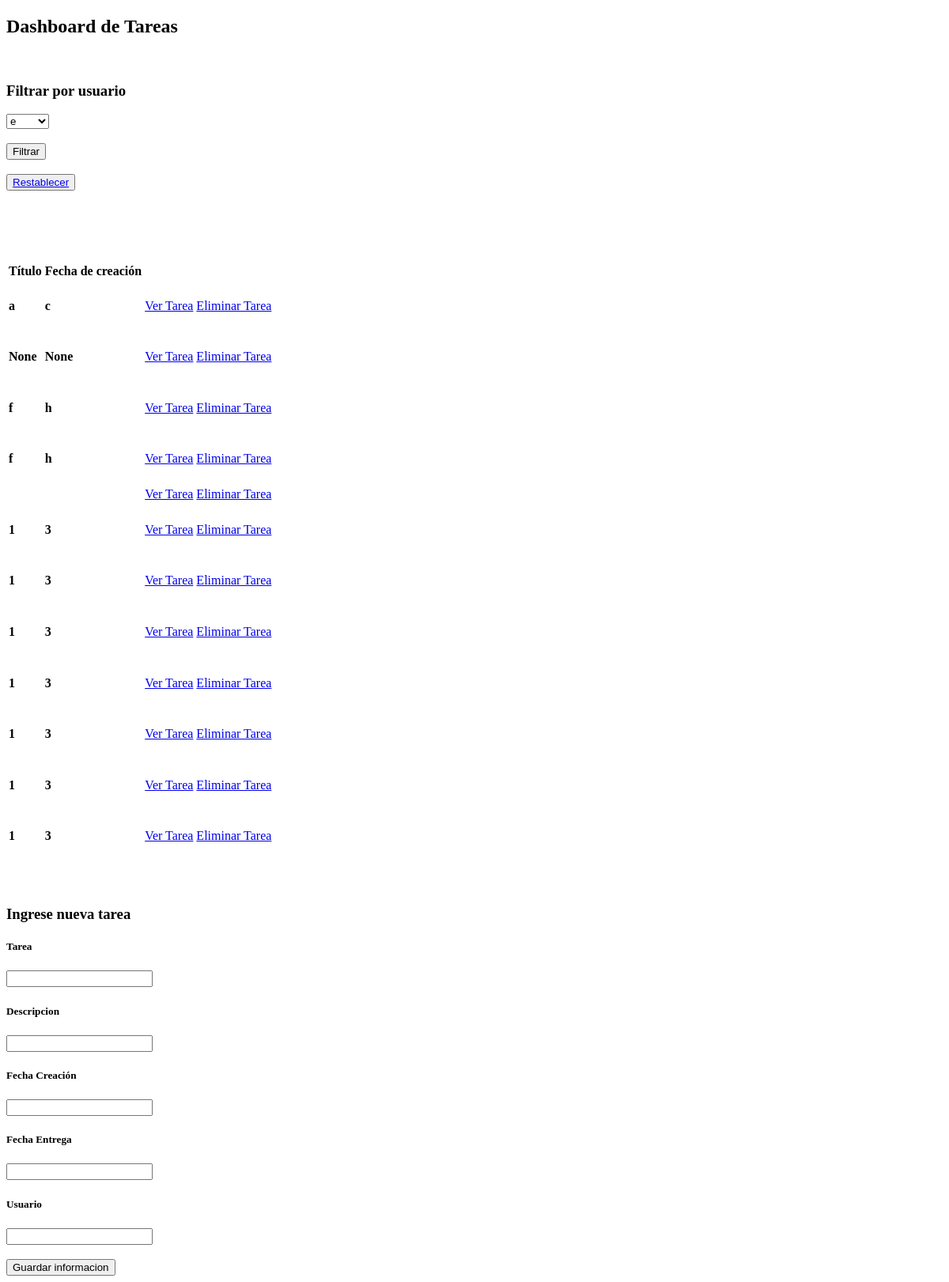
Before: /gestion_tareas/Dashboard with the older database file.
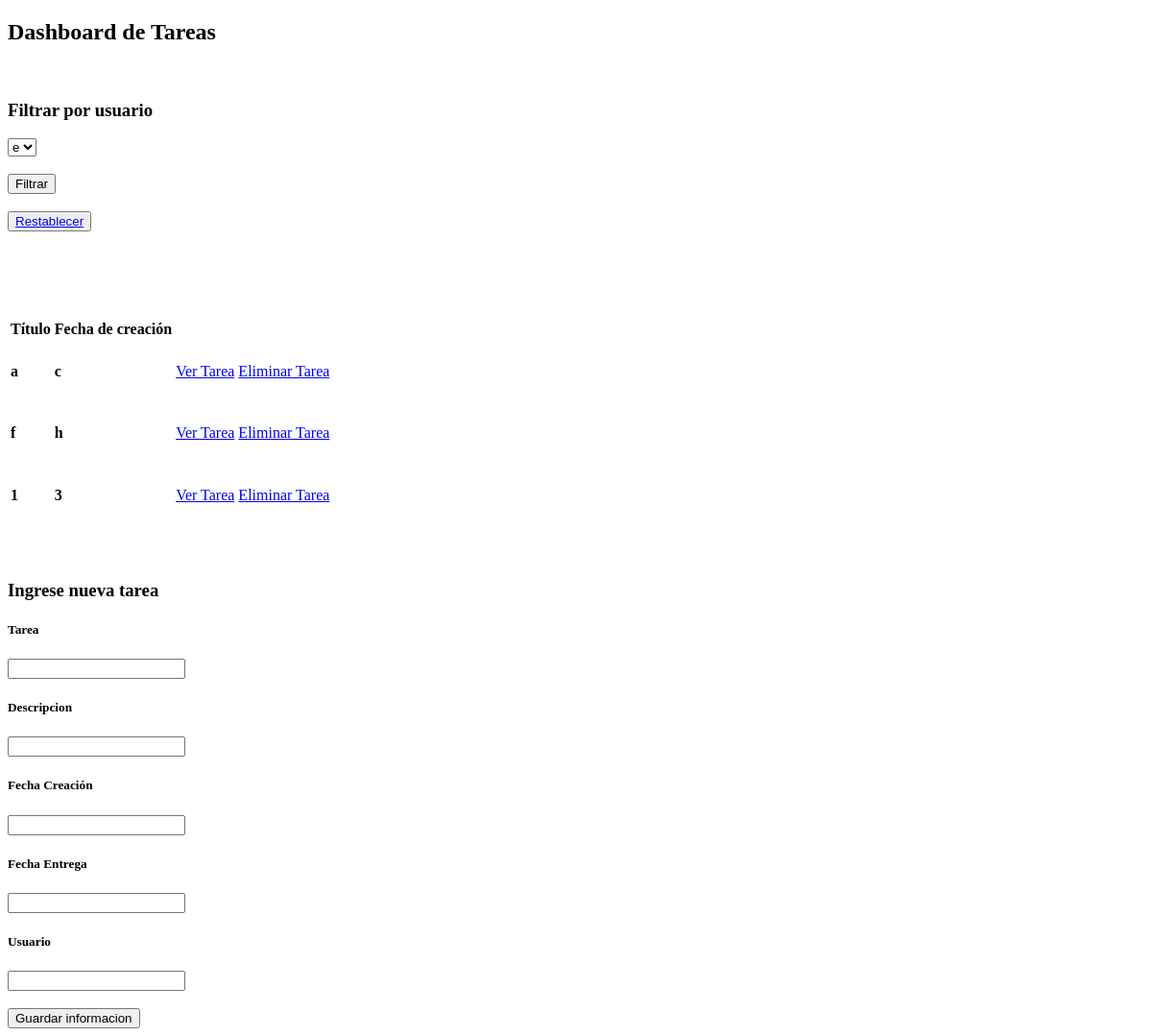
After: the same page with the newer database file.
### gestion_tareas/models.py (models this page shows)
class Tarea(models.Model):
    Titulo=models.CharField(max_length=64,default='')
    Descripcion=models.CharField(max_length=512,default='')
    Fecha_de_creacion=models.CharField(max_length=32,default='')
    Fecha_de_entrega=models.CharField(max_length=32,default='')
    Usuario_designado=models.CharField(max_length=64,default='')

### gestion_tareas/views.py (the view, shortened to what this page needs)
# urls.py: path('Dashboard',views.Dashboard,name='Dashboard'),
def Dashboard(request):
    USUARIOSinformacion=Tarea.objects.all().order_by('id')
    return render(request,'gestion_tareas/Dashboard.html',{
        'TareaMODELO':USUARIOSinformacion,
    })

### gestion_tareas/templates/gestion_tareas/Dashboard.html (shortened to what this page needs)
<!DOCTYPE html>
<html>
    <head>
    </head>
    <body>
        <h2>Dashboard de Tareas</h2>
        <br>
        <h3>Filtrar por usuario</h3>
        <form method="POST" url="{% url 'gestion_tareas:Dashboard' %}">
            <select name="USUARIO_FILTRAR">
                {% for Tareas in TareaMODELO %}
                <option value={{Tareas.Usuario_designado}}>{{Tareas.Usuario_designado}}</option>
                {% endfor %}
            </select>
            <br>
            <br>
            <button type="submit" name="Filtrar">Filtrar</button>
            <br>
            <br>
        </form>
        <button><a href="{% url 'gestion_tareas:Dashboard' %}">Restablecer</a></button>
        <br>
        <br>
        <br>
        <br>
        <br>
        <br>
        <table class="table">
            <thead class="thead-dark">
                <th>Título</th>
                <th>Fecha de creación</th>
            </thead>
            <tbody>
                {% for Tareas in TareaMODELO %}
                <tr>
                    <td><h4>{{Tareas.Titulo}}</h4></td>
                    <td><h4>{{Tareas.Fecha_de_creacion}}</h4></td>
                    <td><a class="btn btn-success" href="{% url 'gestion_tareas:Detalletareas' Tareas.id %}">Ver Tarea</a></td>
                    <td><a class="btn btn-danger" href="{% url 'gestion_tareas:eliminarTarea' Tareas.id %}">Eliminar Tarea</a></td>
                </tr>
                {% endfor %}
            </tbody>
        </table>
        <br>
        <br>
        <h3>Ingrese nueva tarea</h3>
        <form method="POST" action="{% url 'gestion_tareas:Dashboard' %}">
            <h5>Tarea</h5>
            <input type="Text" name="TituloTarea">
            <h5>Descripcion</h5>
            <input type="Text" name="DescripcionTarea">
            <h5>Fecha Creación</h5>
            <input type="Text" name="FechaCTarea">
            <h5>Fecha Entrega</h5>
            <input type="Text" name="FechaETarea">
            <h5>Usuario</h5>
            <input type="Text" name="UsuarioTarea">
            <br>
            <br>
            <button type="Submit" name="Crear">Guardar informacion</button>
        </form>
    </body>
</html>

Changed rows visible on the page:
removed Tarea: Titulo "None", Fecha_de_creacion "None"
removed Tarea: Titulo "f", Fecha_de_creacion "h"
removed Tarea: Titulo "1", Fecha_de_creacion "3"
removed Tarea: Titulo "1", Fecha_de_creacion "3"
removed Tarea: Titulo "1", Fecha_de_creacion "3"
removed Tarea: Titulo "1", Fecha_de_creacion "3"
removed Tarea: Titulo "1", Fecha_de_creacion "3"
removed Tarea: Titulo "1", Fecha_de_creacion "3"
